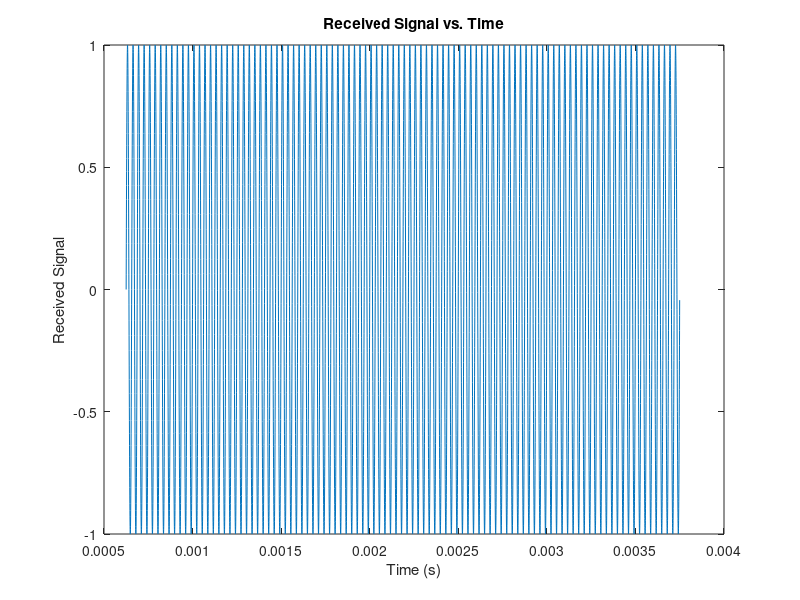
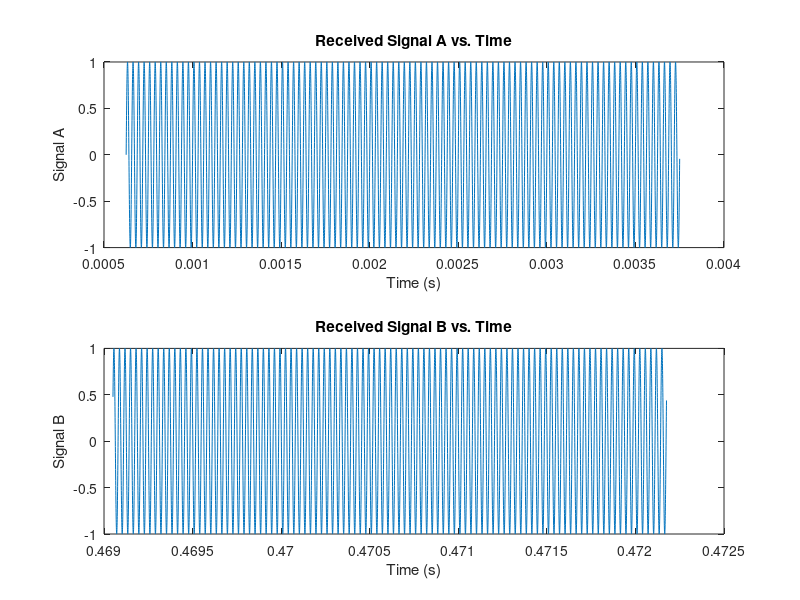
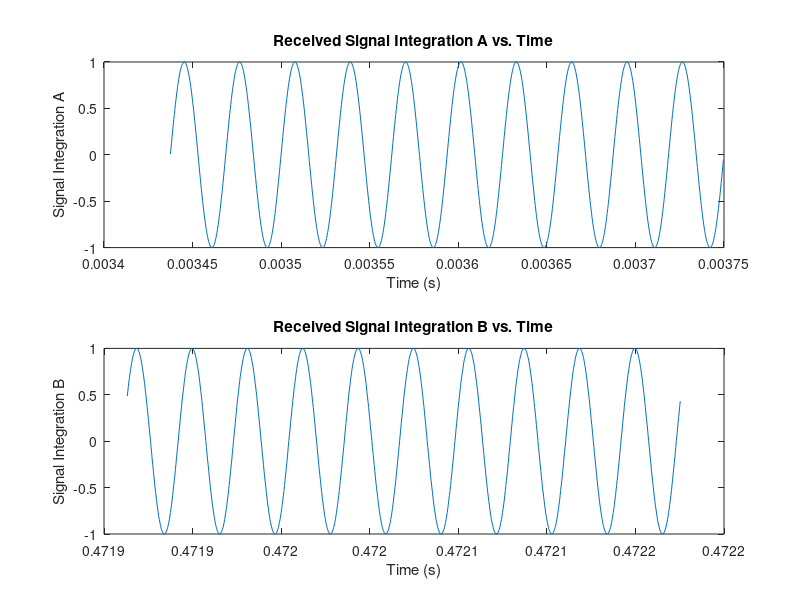

These figures' MATLAB source, in order: (Note: this script raises an error after producing the figures.)
% clc;
clear;
close all;



% ##########################常数定义##########################
% 光速 单位m/s
c = 299792458;
% pi MATLAB中pi为3.141592653589793


% ##########################信号源&接收机参数设计##########################
% 信号源频率 单位Hz
frequency = 3.2e4;

% 接收机信号采样率 单位Hz
samp_rate = 3.2e6;
% 接收机水平移动速度 单位m/s
v_rx = 10e3;

% 接收机比相相干积累序列数
coherent_integration_number = 10;
% 接收机比相相干积累正弦信号序列周期数
coherent_integration_cycles = 10;
% 接收机比相单次采样正弦信号总周期数
single_sampling_cycles = coherent_integration_number * ...
    coherent_integration_cycles;
% 接收机比相单次采样时长 单位s
single_sampling_duration = single_sampling_cycles / frequency;
% 接收机比相单次采样经过的距离 单位s
single_sampling_distance = single_sampling_duration / v_rx;

% 接收机比相间隔距离 单位m
sampling_interval = c / frequency / 2;  % 半波长
% 接收机比相间隔时间 单位s
delta_t = sampling_interval / v_rx;

% 信号采样总时长 单位s
sampling_duration = delta_t + single_sampling_duration;
% 信号采样总时长对应的距离 单位m
sampling_distance = sampling_duration / v_rx;

% 信号源与接收机比相时相对角度alpha 范围[0, 180)
alpha_angle = 23;
alpha_radian = deg2rad(alpha_angle);    % 弧度
alpha_sin = sin(alpha_radian);
alpha_cos = cos(alpha_radian);
% 信号源与接收机比相时相对距离d_r 单位m
d_relative = 20 * c / frequency;    % 20倍正弦信号波长

% 信号源投影在接收机移动方向上的距离d_v  单位m
d_vertical = d_relative * alpha_sin;
% 接收机比相首次采样完成时与信号源的相对距离d'_r 单位m
d_prime_relative = sqrt(d_vertical^2 + ...
    (sampling_interval + d_relative * alpha_cos)^2);

% 接收机比相最终采样开始时与信号源的相对距离d_start 单位m
d_start = sqrt(d_vertical^2 + ...
    (sampling_interval + d_relative * alpha_cos)^2);
% 接收机比相首次采样开始时与信号源的相对距离d'_start 单位m
d_prime_start = sqrt(d_vertical^2 + ...
    (sampling_distance + d_relative * alpha_cos)^2);

% 信号源坐标
[x_s, y_s] = deal(d_relative * alpha_cos + sampling_distance, ...
    d_vertical);


% ##########################仿真时域参数设计##########################
% 仿真时长 单位s
sim_duration = sampling_duration;
% 信号源传播至接收机首次采样开始时间点
t_prime_start = d_prime_start / c;
% 仿真时间间隔 单位s
sim_time_interval = 1 / samp_rate;
% 仿真时间向量 单位s
time_vector = t_prime_start : sim_time_interval : ...
    t_prime_start+sim_duration;



% ##########################空间网格设计##########################
% 最大采样间隔距离 单位m
d_max = v_rx / samp_rate;
% 仿真网格长度 单位m
grid_width = sampling_distance;
% 仿真网格点数
num_points_width = ceil(grid_width / d_max);



% ##########################实时仿真##########################
% 接收机初始空间坐标
[x_rx, y_rx] = deal(0, 0);

% 初始化接收到的信号数组
sig_rx = zeros(1, length(time_vector));

% 模拟接收机在每个时间点接收到的信号
for i = 1 : length(time_vector)
    % 计算接收机当前位置（从t=0开始沿X轴移动）
    x_rx = x_rx + v_rx * sim_time_interval;
    y_rx = 0;
    
    % 计算接收机和信号源的相对距离
    distance = sqrt((x_rx - x_s)^2 + (y_s - y_rx)^2);
    % 计算信号传播时间
    propagation_time = distance / c ;
    
    % 接收信号
    sig_rx(i) = sin(2 * pi * frequency * ...
        (time_vector(i) - propagation_time));
end

% 绘图
figure(1);
plot(time_vector(1:10000), sig_rx(1:10000));
xlabel('Time (s)');
ylabel('Received Signal');
title('Received Signal vs. Time');



% ##########################测向算法实现##########################
% 比相单次采样点数
single_sampling_points = round( ...
    single_sampling_duration / sim_time_interval);
% 比相间隔点数
interval_points =  round(delta_t / sim_time_interval);

% 截取比相信号A和B
sigA = sig_rx(1 : single_sampling_points);
sigB = sig_rx((1 + interval_points) : ...
    (interval_points + single_sampling_points));
% 信号A和B分别对应的时间向量
tv_sigA = time_vector(1 : single_sampling_points);
tv_sigB = time_vector((1 + interval_points) : ...
    (interval_points + single_sampling_points));

% 绘图
figure(2);
subplot(2, 1, 1);
plot(tv_sigA, sigA);
xlabel('Time (s)');
ylabel('Signal A');
title('Received Signal A vs. Time');
subplot(2, 1, 2);
plot(tv_sigB, sigB);
xlabel('Time (s)');
ylabel('Signal B');
title('Received Signal B vs. Time');


% 相干积累信号采样点数
coherent_integration_points = single_sampling_points / ...
    coherent_integration_cycles;
% 初始化相干积累信号数组
sigA_integration = zeros(1, coherent_integration_points);
sigB_integration = zeros(1, coherent_integration_points);
% 相干积累信号对应的时间向量
tv_sigA_integration = tv_sigA(end-coherent_integration_points+1 : end);
tv_sigB_integration = tv_sigB(end-coherent_integration_points+1 : end);

% 相干积累
for i = 1 : coherent_integration_points
    for j = 1 : coherent_integration_cycles
        point = coherent_integration_points * (j-1) + i;
        sigA_integration(i) = sigA_integration(i) + sigA(point);
        sigB_integration(i) = sigB_integration(i) + sigB(point);
    end
    sigA_integration(i) = sigA_integration(i) / ...
        coherent_integration_cycles;
    sigB_integration(i) = sigB_integration(i) / ...
        coherent_integration_cycles;
end

% 绘图
figure(3);
subplot(2, 1, 1);
plot(tv_sigA_integration, sigA_integration);
xlabel('Time (s)');
ylabel('Signal Integration A');
title('Received Signal Integration A vs. Time');
subplot(2, 1, 2);
plot(tv_sigB_integration, sigB_integration);
xlabel('Time (s)');
ylabel('Signal Integration B');
title('Received Signal Integration B vs. Time');


% 时延比相测向算法
[~, doa_phase_angle] = FUNC_DF2D_SignalDelayPhaseComparing( ...
    sigB_integration, sigA_integration, frequency, ...
    delta_t, sampling_interval, c)
